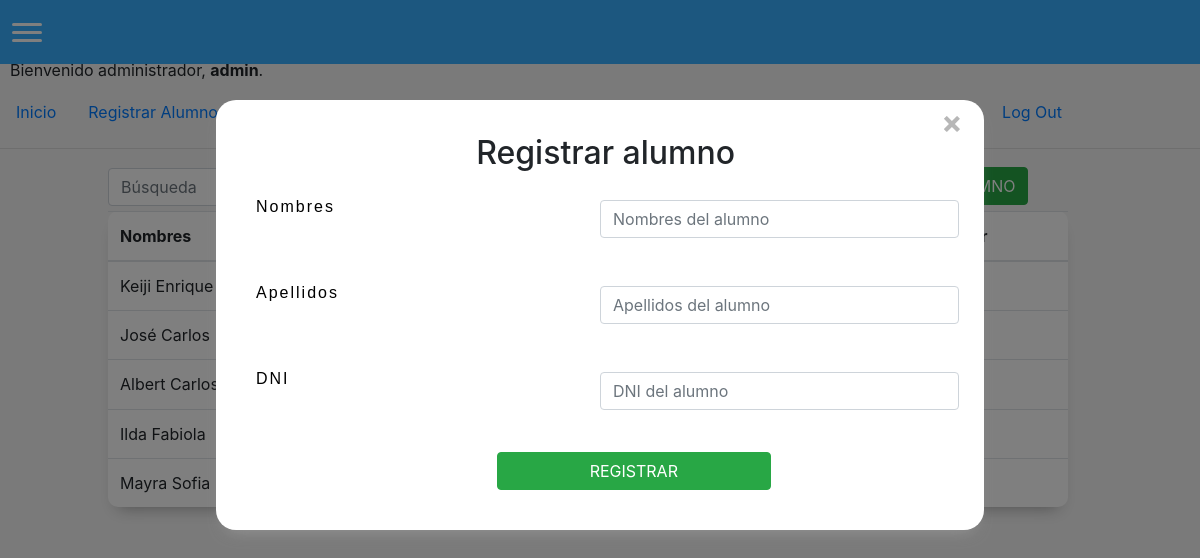
Page /crearalumno (signed in) on the committed database.
### matricula/models.py (models this page shows)
class User(AbstractUser):
    pass

class Alumno(models.Model):
    nombre = models.CharField(max_length=255)
    apellido = models.CharField(max_length=255)
    dni = models.IntegerField()
    activo = models.BooleanField(default=1)

### matricula/views.py (the view, shortened to what this page needs)
# urls.py: path('crearalumno', views.crearAlumno, name='crearalumno'),
@login_required(login_url='/login')
def crearAlumno(request):
    return render(request, "matricula/crearalumno.html", {'alumnos': Alumno.objects.all()})

### matricula/templates/matricula/crearalumno.html (shortened to what this page needs)
{% extends "matricula/layout.html" %}
{% block body %}
<div id="Form">
    <h2 id="formTitle">Registrar alumno</h2>
    <form action="{% url 'crearalumno' %}" method="post">
        <div id="registerForm">
            <div class="form-group row">
                <p class="col-sm-6">Nombres</p>
                <input id="txtNombre" autofocus class="form-control col-sm-6" type="text" name="nombre" placeholder="Nombres del alumno" maxlength="25" required>
            </div>
            <div class="form-group row">
                <p class="col-sm-6">Apellidos</p>
                <input id="txtApellido" autofocus class="form-control col-sm-6" type="text" name="apellido" placeholder="Apellidos del alumno" maxlength="25" required>
            </div>
            <div class="form-group row">
                <p class="col-sm-6">DNI</p>
                <input id="txtDNI" autofocus class="form-control col-sm-6" type="number" name="dni" placeholder="DNI del alumno" max="99999999" min="00000001" oninput="javascript: if (this.value.length > this.maxLength) this.value = this.value.slice(0, this.maxLength);"
                maxlength="8" required>
            </div>
        </div>
        <input id="btnShowConfirmation" class="btn btn-success" value="REGISTRAR" onclick="showConfirmation()" style="margin-left: 35%; margin-top: 14px;">
    </form>
</div>
<button id="options" class="btn btn-success" onclick="changeWindow()">NUEVO ALUMNO</button>
<div>
    <table id="tabla" class="table">
    <thead>
            <tr>
                <th scope="col">
                    Nombres
                </th>
                <th scope="col">
                </th>
                <th scope="col">
                </th>
                <th scope="col">
                </th>
                <th scope="col">
                </th>
            </tr>
        </thead>
        <tbody>
            {% for alumno in alumnos %}
            <tr>
                <td scope="row">
                {{alumno.nombre}}
                </td>
                <td scope="row">
                </td>
                <td scope="row">
                </td>
                <td scope="row">
                </td>
                <td scope="row">
                </td>
            </tr>
            {% endfor %}
        </tbody>
    </table>
</div>
{% endblock %}

### matricula/templates/matricula/layout.html (shortened to what this page needs)
{% load static %}
<!DOCTYPE html>
<html lang="en">
    <head>
        <link rel="stylesheet" href="https://stackpath.bootstrapcdn.com/bootstrap/4.4.1/css/bootstrap.min.css">
        <link href="{% static 'matricula/styles.css' %}" rel="stylesheet">
    </head>
    <body id="bootstrap-overrides">
        <nav>
            <div class="burger" onclick="navSlide()">
                <div class="line1"></div>
                <div class="line2"></div>
                <div class="line3"></div>
            </div>
        </nav>
        <h1>Matricula</h1>
        <div id="greeting">
            {% if user.is_authenticated %}
                Bienvenido administrador,  <strong>{{ user.username }}</strong>.
            {% else %}
                Not signed in.
            {% endif %}
        </div>
        <ul class="nav">
            <li class="nav-item">
                <a class="nav-link" href="{% url 'index' %}">Inicio</a>
            </li>
            {% if user.is_authenticated %}
                <li class="nav-item">
                    <a class="nav-link" href="{% url 'crearalumno' %}">Registrar Alumno</a>
                </li>
                <li class="nav-item">
                    <a class="nav-link" href="{% url 'crearprofesor'%}">Registrar Profesor</a>
                </li>
                <li class="nav-item">
                    <a class="nav-link" href="{% url 'crearcurso'%}">Registrar Curso</a>
                </li>
                <li class="nav-item">
                    <a class="nav-link" href="{% url 'matricularalumno'%}">Matricular Alumno</a>
                </li>
                {% if user.is_superuser %}
                    <li class="nav-item">
                        <a class="nav-link" href="{% url 'register'%}">Registrar Nuevo Administrador</a>
                    </li>
                {% endif %}
                <li class="nav-item">
                    <a class="nav-link" href="{% url 'logout' %}">Log Out</a>
                </li>
            {% endif %}
        </ul>
        {% block body %}
        {% endblock %}
    </body>
</html>

### matricula/static/matricula/styles.css (style rules this page uses)
body { background-color: whitesmoke; }
p { color: black; text-align: justify; display: flex; width: 90%; letter-spacing: 2px; font-family: 'Cabin', sans-serif; padding: 15px; }
#bootstrap-overrides nav { display: flex; align-items: center; min-height: 8vh; font-family: 'Cabin', sans-serif; background-color: rgb(56, 175, 255); position: fixed; top: 0; width: 100%; }
#bootstrap-overrides .burger { margin-left: 7px; display: flex; z-index: 400; cursor: pointer; }
#bootstrap-overrides .burger div { width: 30px; height: 3px; background-color: rgb(255, 255, 255); margin: 5px; transition: all 0.3s ease; border-radius: 10px; }
body { overflow-x: hidden; }
#bootstrap-overrides .burger { display: block; }
#Form { margin-left: 18%; width: 64%; padding: 40px; padding-top: 10px; border-radius: 20px; background-color: white; -webkit-box-shadow: 0 8px 6px -6px #999; -moz-box-shadow: 0 8px 6px -6px #999; box-shadow: 0 10px 16px -10px #999; position: absolute; z-index: 3; top: 100px; }
#Form h2 { margin-left: 32%; }
div > input { margin-top: 20px; }
form > input { margin-left: 39%; }
.table { margin-left: 9%; width: 80%; padding: 40px; border-radius: 10px; background-color: white; -webkit-box-shadow: 0 8px 6px -6px #999; -moz-box-shadow: 0 8px 6px -6px #999; box-shadow: 0 10px 16px -10px #999; }
#options { margin: 0.2%; margin-bottom: 0.5%; display: inline; }
#exitForm { margin-left: 100%; cursor: pointer; }

### matricula/templates/matricula/layout.html (style rules this page uses)
#greeting { margin: 10px; }

### rows in the picture
User: username "admin"
Alumno: nombre "Keiji Enrique"
Alumno: nombre "José Carlos"
Alumno: nombre "Albert Carlos"
Alumno: nombre "Ilda Fabiola"
Alumno: nombre "Mayra Sofia"
